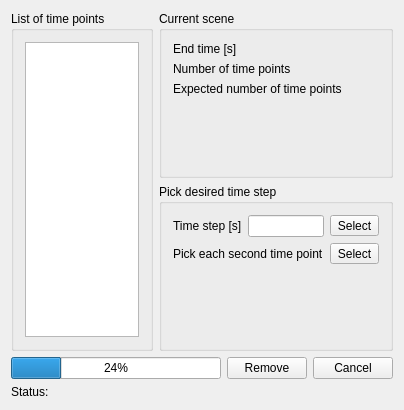
<?xml version="1.0" encoding="UTF-8"?>
<ui version="4.0">
 <class>CClearSpecificTPTab</class>
 <widget class="CMusenDialog" name="CClearSpecificTPTab">
  <property name="geometry">
   <rect>
    <x>0</x>
    <y>0</y>
    <width>404</width>
    <height>410</height>
   </rect>
  </property>
  <property name="windowTitle">
   <string>Remove specific time points</string>
  </property>
  <property name="windowIcon">
   <iconset resource="../../MUSEN/QT_GUI/qt_gui.qrc">
    <normaloff>:/QT_GUI/Resources/MUSEN_Ico.png</normaloff>:/QT_GUI/Resources/MUSEN_Ico.png</iconset>
  </property>
  <layout class="QGridLayout" name="gridLayout">
   <item row="0" column="0">
    <layout class="QHBoxLayout" name="horizontalLayout">
     <item>
      <widget class="QGroupBox" name="groupBox">
       <property name="title">
        <string>List of time points</string>
       </property>
       <layout class="QGridLayout" name="gridLayout_3">
        <item row="0" column="0">
         <widget class="QListWidget" name="listWidgetTimePoints"/>
        </item>
       </layout>
      </widget>
     </item>
     <item>
      <layout class="QVBoxLayout" name="verticalLayout_2" stretch="0,0">
       <item>
        <widget class="QGroupBox" name="groupBox_2">
         <property name="title">
          <string>Current scene</string>
         </property>
         <layout class="QVBoxLayout" name="verticalLayout">
          <item>
           <layout class="QHBoxLayout" name="horizontalLayout_3">
            <item>
             <widget class="QLabel" name="label_2">
              <property name="text">
               <string>End time [s]</string>
              </property>
             </widget>
            </item>
            <item>
             <widget class="QLabel" name="labelEndTime">
              <property name="text">
               <string/>
              </property>
             </widget>
            </item>
           </layout>
          </item>
          <item>
           <layout class="QHBoxLayout" name="horizontalLayout_2">
            <item>
             <widget class="QLabel" name="label_4">
              <property name="toolTip">
               <string>Current number of time points</string>
              </property>
              <property name="text">
               <string>Number of time points</string>
              </property>
             </widget>
            </item>
            <item>
             <widget class="QLabel" name="labelNumberOfTP">
              <property name="toolTip">
               <string>Current number of time points</string>
              </property>
              <property name="text">
               <string/>
              </property>
             </widget>
            </item>
           </layout>
          </item>
          <item>
           <layout class="QHBoxLayout" name="horizontalLayout_6">
            <item>
             <widget class="QLabel" name="label_6">
              <property name="toolTip">
               <string>Expected number of time points after removing</string>
              </property>
              <property name="text">
               <string>Expected number of time points</string>
              </property>
             </widget>
            </item>
            <item>
             <widget class="QLabel" name="labelNumberOfTPAfter">
              <property name="toolTip">
               <string>Expected number of time points after removing</string>
              </property>
              <property name="text">
               <string/>
              </property>
             </widget>
            </item>
           </layout>
          </item>
          <item>
           <spacer name="verticalSpacer">
            <property name="orientation">
             <enum>Qt::Vertical</enum>
            </property>
            <property name="sizeHint" stdset="0">
             <size>
              <width>20</width>
              <height>40</height>
             </size>
            </property>
           </spacer>
          </item>
         </layout>
        </widget>
       </item>
       <item>
        <widget class="QGroupBox" name="groupBoxUseTimeStep">
         <property name="enabled">
          <bool>true</bool>
         </property>
         <property name="title">
          <string>Pick desired time step</string>
         </property>
         <property name="checkable">
          <bool>false</bool>
         </property>
         <property name="checked">
          <bool>false</bool>
         </property>
         <layout class="QVBoxLayout" name="verticalLayout_4">
          <item>
           <layout class="QHBoxLayout" name="horizontalLayout_5" stretch="0,0,0">
            <item>
             <widget class="QLabel" name="label_5">
              <property name="enabled">
               <bool>true</bool>
              </property>
              <property name="toolTip">
               <string>Select time points according to desired time step</string>
              </property>
              <property name="text">
               <string>Time step [s]</string>
              </property>
             </widget>
            </item>
            <item>
             <widget class="QLineEdit" name="lineEditTimeStep">
              <property name="enabled">
               <bool>true</bool>
              </property>
              <property name="toolTip">
               <string>Select time points according to desired time step</string>
              </property>
             </widget>
            </item>
            <item>
             <widget class="QToolButton" name="toolButtonSelectTimeStep">
              <property name="enabled">
               <bool>true</bool>
              </property>
              <property name="toolTip">
               <string>Select time points according to desired time step</string>
              </property>
              <property name="text">
               <string>Select</string>
              </property>
             </widget>
            </item>
           </layout>
          </item>
          <item>
           <layout class="QHBoxLayout" name="horizontalLayout_4">
            <item>
             <widget class="QLabel" name="label">
              <property name="toolTip">
               <string>Select each second time point</string>
              </property>
              <property name="text">
               <string>Pick each second time point</string>
              </property>
             </widget>
            </item>
            <item>
             <widget class="QToolButton" name="toolButtonSelectEachSecond">
              <property name="toolTip">
               <string>Select each second time point</string>
              </property>
              <property name="text">
               <string>Select</string>
              </property>
             </widget>
            </item>
           </layout>
          </item>
          <item>
           <spacer name="verticalSpacer_2">
            <property name="orientation">
             <enum>Qt::Vertical</enum>
            </property>
            <property name="sizeHint" stdset="0">
             <size>
              <width>20</width>
              <height>40</height>
             </size>
            </property>
           </spacer>
          </item>
         </layout>
        </widget>
       </item>
      </layout>
     </item>
    </layout>
   </item>
   <item row="1" column="0">
    <layout class="QVBoxLayout" name="verticalLayout_3">
     <item>
      <layout class="QHBoxLayout" name="horizontalLayout_7">
       <item>
        <widget class="QProgressBar" name="progressBar">
         <property name="value">
          <number>24</number>
         </property>
        </widget>
       </item>
       <item>
        <widget class="QPushButton" name="pushButtonRemove">
         <property name="toolTip">
          <string>Remove selected time points from current scene</string>
         </property>
         <property name="text">
          <string>Remove</string>
         </property>
         <property name="icon">
          <iconset>
           <normaloff>../DistrEditorTab/cancel.png</normaloff>../DistrEditorTab/cancel.png</iconset>
         </property>
        </widget>
       </item>
       <item>
        <widget class="QPushButton" name="pushButtonCancel">
         <property name="text">
          <string>Cancel</string>
         </property>
        </widget>
       </item>
      </layout>
     </item>
     <item>
      <layout class="QHBoxLayout" name="horizontalLayout_8" stretch="0,1">
       <item>
        <widget class="QLabel" name="label5">
         <property name="lineWidth">
          <number>0</number>
         </property>
         <property name="text">
          <string>Status:</string>
         </property>
         <property name="scaledContents">
          <bool>false</bool>
         </property>
         <property name="indent">
          <number>-1</number>
         </property>
        </widget>
       </item>
       <item>
        <widget class="QLabel" name="labelStatus">
         <property name="lineWidth">
          <number>0</number>
         </property>
         <property name="text">
          <string/>
         </property>
        </widget>
       </item>
      </layout>
     </item>
    </layout>
   </item>
  </layout>
 </widget>
 <layoutdefault spacing="6" margin="11"/>
 <customwidgets>
  <customwidget>
   <class>CMusenDialog</class>
   <extends>QWidget</extends>
   <header>GeneralMUSENDialog.h</header>
   <container>1</container>
  </customwidget>
 </customwidgets>
 <resources>
  <include location="../../MUSEN/QT_GUI/qt_gui.qrc"/>
 </resources>
 <connections/>
</ui>
